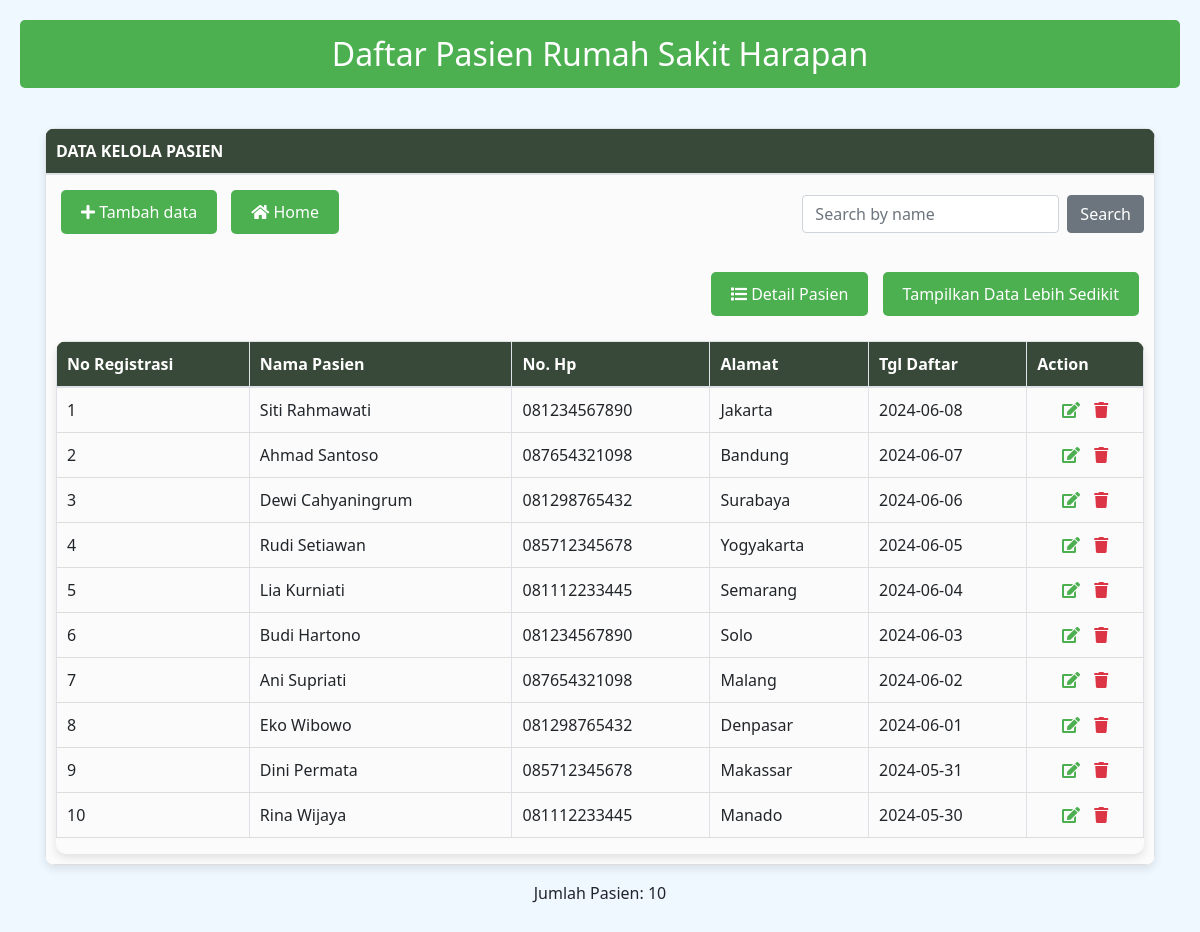
The page /Pasien.php?showall=true on the database its author committed.
### tables this page shows
CREATE TABLE tabel_pasien (
  id_pasien INT(7) NOT NULL AUTO_INCREMENT,
  namapasien VARCHAR(50) NOT NULL,
  no_hp VARCHAR(100) NOT NULL,
  alamat VARCHAR(50) NOT NULL,
  tgldaftar DATE NOT NULL,
  PRIMARY KEY (id_pasien)
);

### Pasien.php (the view, shortened to what this page needs)
<?php
include_once("koneksi.php");
$query_jumlah_pasien = "SELECT COUNT(*) AS total_pasien FROM tabel_pasien";
$result_jumlah_pasien = mysqli_query($mysqli, $query_jumlah_pasien);
$row_jumlah_pasien = mysqli_fetch_assoc($result_jumlah_pasien);
$total_pasien = $row_jumlah_pasien['total_pasien'];
?>
<!DOCTYPE html>
<html>
<head>
    <link rel="stylesheet" href="https://use.fontawesome.com/releases/v5.6.3/css/all.css">
    <link rel="stylesheet" href="https://cdn.jsdelivr.net/npm/bootstrap@4.5.3/dist/css/bootstrap.min.css">
</head>
<body>
    <header>
        Daftar Pasien Rumah Sakit Harapan
    </header>
    <div class="container">
        <div class="row">
            <div class="col-12">
                <table class="table1 table table-bordered">
                    <thead>
                        <tr>
                            <th>DATA KELOLA PASIEN</th>
                        </tr>
                    </thead>
                    <tbody>
                        <tr>
                            <td>
                                <div class="row">
                                    <div class="col-md-6">
                                        <a href="Pendaftaran.php" class="btn btn-custom"><i class="fa fa-plus"></i> Tambah data</a>
                                        <a href="Website.php" class="btn btn-custom"><i class="fa fa-home"></i> Home</a>
                                    </div>
                                    <div class="col-md-6 text-right">
                                        <form class="form-inline justify-content-end" action="Pasien.php" method="get">
                                            <input class="form-control mr-2" type="search" placeholder="Search by name" aria-label="Search" name="cari">
                                            <button class="btn btn-secondary" type="submit">Search</button>
                                        </form>
										<br>
                                        <a href="PasienDetail.php" class="btn btn-custom"><i class="fa fa-list"></i> Detail Pasien</a>
										<?php
                                            if(isset($_GET['showall']) && $_GET['showall'] == 'true'){
                                                echo '<button class="btn btn-custom" onclick="window.location.href=\'Pasien.php\'">Tampilkan Data Lebih Sedikit</button>';
                                            } else {
                                                echo '<button class="btn btn-custom" onclick="window.location.href=\'Pasien.php?showall=true\'">Tampilkan Semua Data</button>';
                                            }
                                        ?>
                                    </div>
                                </div>
                                <div class="table-responsive">
                                    <table class="table table-striped">
                                        <thead>
                                            <tr>
                                                <th>No Registrasi</th>
                                                <th>Nama Pasien</th>
                                                <th>No. Hp</th>
                                                <th>Alamat</th>
                                                <th>Tgl Daftar</th>
                                                <th>Action</th>
                                            </tr>
                                        </thead>
                                        <tbody>
                                            <?php
											if(isset($_GET['cari'])){
                                                $cari = $_GET['cari'];
                                                $result = mysqli_query($mysqli, "SELECT * FROM tabel_pasien WHERE namapasien LIKE '%$cari%' LIMIT 5");
                                            } elseif(isset($_GET['showall'])) {
                                                $result = mysqli_query($mysqli, "SELECT * FROM tabel_pasien ORDER BY id_pasien ASC");
                                            } else {
                                                $result = mysqli_query($mysqli, "SELECT * FROM tabel_pasien ORDER BY id_pasien ASC LIMIT 5");
                                            }
                                            while ($res = mysqli_fetch_array($result)) {
                                                echo "<tr>";
                                                echo "<td>" . $res['id_pasien'] . "</td>";
                                                echo "<td>" . $res['namapasien'] . "</td>";
                                                echo "<td>" . $res['no_hp'] . "</td>";
                                                echo "<td>" . $res['alamat'] . "</td>";
                                                echo "<td>" . $res['tgldaftar'] . "</td>";
                                                echo "<td class='text-center'>
                                                        <a class='btn-icon' href=\"Pasien_Edit.php?id_pasien=$res[id_pasien]\"><i class='fa fa-edit'></i></a>
                                                        <a class='btn-icon btn-icon-danger' href=\"Pasien_Delete.php?id_pasien=$res[id_pasien]\" onClick=\"return confirm('Are you sure you want to delete?')\"><i class='fa fa-trash'></i></a>
                                               </td>";
                                                echo "</tr>";
                                            }
                                            ?>
                                        </tbody>
                                    </table>
                                </div>
                            </td>
                        </tr>
                    </tbody>
                </table>
                <div class="text-center">
                    <p>Jumlah Pasien: <?php echo $total_pasien; ?></p>
                </div>
            </div>
        </div>
    </div>
</body>
</html>

### Pasien.php (style rules this page uses)
body { background-color: #f0f8ff; font-family: 'Segoe UI', Tahoma, Geneva, Verdana, sans-serif; padding: 20px; }
header { background-color: #4caf50; color: white; padding: 10px; text-align: center; font-size: 2rem; border-radius: 5px; margin-bottom: 20px; }
.container { margin-bottom: 20px; }
.table1, .table-responsive { border: none; width: 100%; margin-top: 20px; box-shadow: 0 4px 8px rgba(0, 0, 0, 0.1); border-radius: 10px; overflow: hidden; }
.table1 th { background-color: #394939; color: white; padding: 10px; text-align: left; }
.table1 td { background-color: #fbfbfb; padding: 10px; border-bottom: 1px solid #ddd; }
.btn-custom { background-color: #4caf50; color: white; border: none; padding: 10px 20px; margin: 5px; border-radius: 5px; }
.btn-icon { border: none; background: none; cursor: pointer; color: #4caf50; margin: 0 5px; }
.btn-icon-danger { color: #dc3545; }
.form-control { margin: 10px 0; }

### rows shown on the page
tabel_pasien: id_pasien "1", namapasien "Siti Rahmawati", no_hp "081234567890", alamat "Jakarta", tgldaftar "2024-06-08"
tabel_pasien: id_pasien "2", namapasien "Ahmad Santoso", no_hp "087654321098", alamat "Bandung", tgldaftar "2024-06-07"
tabel_pasien: id_pasien "3", namapasien "Dewi Cahyaningrum", no_hp "081298765432", alamat "Surabaya", tgldaftar "2024-06-06"
tabel_pasien: id_pasien "4", namapasien "Rudi Setiawan", no_hp "085712345678", alamat "Yogyakarta", tgldaftar "2024-06-05"
tabel_pasien: id_pasien "5", namapasien "Lia Kurniati", no_hp "081112233445", alamat "Semarang", tgldaftar "2024-06-04"
tabel_pasien: id_pasien "6", namapasien "Budi Hartono", no_hp "081234567890", alamat "Solo", tgldaftar "2024-06-03"
tabel_pasien: id_pasien "7", namapasien "Ani Supriati", no_hp "087654321098", alamat "Malang", tgldaftar "2024-06-02"
tabel_pasien: id_pasien "8", namapasien "Eko Wibowo", no_hp "081298765432", alamat "Denpasar", tgldaftar "2024-06-01"
tabel_pasien: id_pasien "9", namapasien "Dini Permata", no_hp "085712345678", alamat "Makassar", tgldaftar "2024-05-31"
tabel_pasien: id_pasien "10", namapasien "Rina Wijaya", no_hp "081112233445", alamat "Manado", tgldaftar "2024-05-30"

### other values the page prints
$total_pasien "10"
